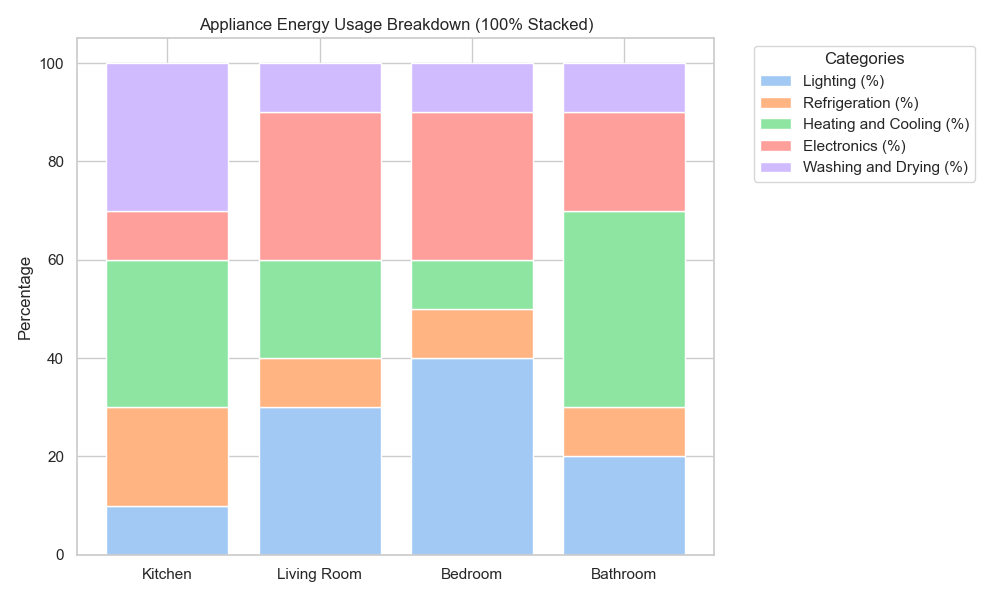

Reproduce this figure in Python.

import pandas as pd
import numpy as np
import seaborn as sns
import matplotlib.pyplot as plt

# Given chart table data
data = [
    {'Appliance': 'Kitchen', 'Lighting (%)': 10, 'Refrigeration (%)': 20, 'Heating and Cooling (%)': 30, 'Electronics (%)': 10, 'Washing and Drying (%)': 30},
    {'Appliance': 'Living Room', 'Lighting (%)': 30, 'Refrigeration (%)': 10, 'Heating and Cooling (%)': 20, 'Electronics (%)': 30, 'Washing and Drying (%)': 10},
    {'Appliance': 'Bedroom', 'Lighting (%)': 40, 'Refrigeration (%)': 10, 'Heating and Cooling (%)': 10, 'Electronics (%)': 30, 'Washing and Drying (%)': 10},
    {'Appliance': 'Bathroom', 'Lighting (%)': 20, 'Refrigeration (%)': 10, 'Heating and Cooling (%)': 40, 'Electronics (%)': 20, 'Washing and Drying (%)': 10}
]

# Convert data to DataFrame
df = pd.DataFrame(data)
df.set_index('Appliance', inplace=True)

# Calculate the percentage of each category per appliance
df_percentage = df.div(df.sum(axis=1), axis=0) * 100

# Initialize the matplotlib figure
plt.figure(figsize=(10, 6))

# We need to plot each column one by one, adding them on top of each other
bottom = np.zeros(len(df))

# Custom colors for the stacked bars
colors = sns.color_palette('pastel')

# Loop through each column in DataFrame and plot
for i, col in enumerate(df.columns):
    plt.bar(df_percentage.index, df_percentage[col], bottom=bottom, label=col, color=colors[i])
    bottom += df_percentage[col]

# Add some customizations
plt.ylabel('Percentage')
plt.title('Appliance Energy Usage Breakdown (100% Stacked)')
plt.legend(title='Categories', bbox_to_anchor=(1.05, 1), loc='upper left')

# Display the plot
plt.tight_layout()
plt.show()
